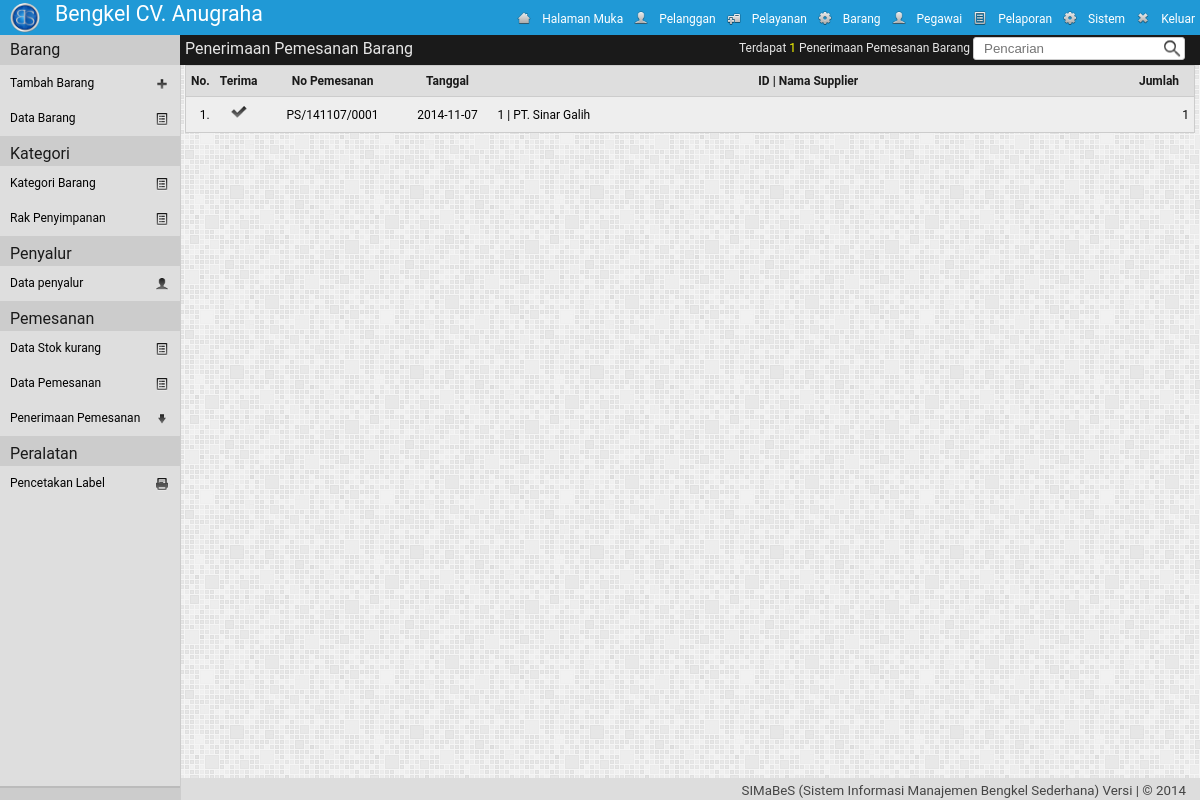
Screenshot of /adm/?mod=barang&h=penerimaan_pembelian (signed in) with the database file from the repository.
### tables this page shows
CREATE TABLE IF NOT EXISTS `pengaturan` (
`id` int(1) NOT NULL,
  `nm_bengkel` varchar(30) NOT NULL,
  `telp1` varchar(30) NOT NULL,
  `telp2` varchar(30) NOT NULL,
  `almt_bengkel` text NOT NULL,
  `logo_bengkel` text NOT NULL,
  `tentang_bengkel` text NOT NULL
);

CREATE TABLE IF NOT EXISTS `akses_pengguna` (
  `kel_id` int(2) NOT NULL,
  `id_menu` int(2) NOT NULL,
  `r` enum('0','1') NOT NULL
);

CREATE TABLE IF NOT EXISTS `menu` (
  `id_menu` int(2) NOT NULL,
  `nm_menu` varchar(20) NOT NULL,
  `class` varchar(10) NOT NULL,
  `links` text NOT NULL,
  `icon` text NOT NULL,
  `value` text NOT NULL
);

CREATE TABLE IF NOT EXISTS `br_pembelian` (
  `no_pes` varchar(25) NOT NULL,
  `tgl_pes` date NOT NULL,
  `id_sup` varchar(25) NOT NULL,
  `total_pembayaran` double NOT NULL,
  `diterima` enum('0','1') NOT NULL,
  `id_pengguna` text NOT NULL,
  `wkt_ubah` datetime NOT NULL
);

CREATE TABLE IF NOT EXISTS `sup_data` (
`id_sup` int(8) NOT NULL,
  `nm_sup` varchar(30) NOT NULL,
  `almt_sup` text NOT NULL,
  `telp_sup` varchar(13) NOT NULL,
  `wkt_ubah` datetime NOT NULL
);

### adm/barang/class.php (called while the page is built, shortened)
<?php
class barang{
	function sunting_penyalur($field,$id_sup){
		$qry = "SELECT * FROM sup_data WHERE id_sup='$id_sup'";
		$hasil = mysql_query($qry);
		$data = mysql_fetch_array($hasil);
		if($field == 'id_sup')
			return $data['id_sup'];
		elseif($field == 'nm_sup')
			return $data['nm_sup'];
		elseif($field == 'almt_sup')
			return $data['almt_sup'];
		elseif($field == 'telp_sup')
			return $data['telp_sup'];
	}
	function tampil_pembelian_detail($select,$where){
		$qry = mysql_query("SELECT $select FROM `br_pembelian_detail`  $where")  or die (mysql_error());
		if(mysql_num_rows($qry)>0){
		while($row = mysql_fetch_array($qry))
			$data[] = $row;
			return $data;
		}
	}
	function tampil_pembelian(){
		if(!empty($_GET['cari'])){
			$qry = "SELECT * FROM `br_pembelian` WHERE no_pes='".$_GET['cari']."' OR id_sup='".$_GET['cari']."' ORDER by wkt_ubah DESC";
		}
		else{
			$qry = "SELECT * FROM `br_pembelian` ORDER by wkt_ubah DESC";
		}
		$hasil = mysql_query($qry)  or die (mysql_error());
		if(mysql_num_rows($hasil)>0){
		while($row = mysql_fetch_array($hasil))
			$data[] = $row;
			return $data;
		}
	}
}
?>

### adm/barang/pembelian_penerimaan.php (the view, shortened to what this page needs)
<?php
	$lokasi='Penerimaan Pemesanan Barang';
	$brg = new barang();
	$baris=0;
	echo '<div class="konten">';
	if(!empty($_GET['no_pes'])){
		$no_pes=$_GET['no_pes'];
		$tampil = $brg->tampil_pembelian();
	echo'
	<div class="lokasi"><label>'.$lokasi.'</label></div>
	<form class="form1" name="fkonten" method="post" action="?mod='.$_GET['mod'].'&h=aksi">
	<div class="alat">';
		$diterima = $brg->sunting_pembelian('diterima',$no_pes);
		if($diterima == 0){echo'<input type="submit" class="simpan" id="sendiri" name="simpan_terima" value="Selesai penerimaan">';}
		else{echo'<a href="?mod='.$_GET['mod'].'&h=penerimaan_pembelian" ><button type="button" class="batal" id="sendiri">Kembali</button></a>';}
	echo'
	</div>
<table cellpadding="5" cellspacing="0" class="table">
	<tr>
		<td width="100px">No Pemesanan</td>
		<td width="10px">:</td>
		<td>'.$no_pes.'</td>
	</tr>
	<tr>
		<td>Supplier</td>
		<td>:</td>
		<td>';
		$id_sup = $brg->sunting_pembelian('id_sup',$no_pes);
		echo $brg->sunting_penyalur('nm_sup',$id_sup); echo'</td>
	</tr>
	</table><br>
	<table cellpadding="5" cellspacing="0" class="table">
	<tr>
	<td colspan="5">';
	if($diterima==1){}
	else{echo'<input type="submit" name="terima" class="tambah" id="sendiri" value="terima">';}
	echo'
	</td>
	</tr>
	<tr id="th">
		<th width="10px">No</th>
		<th width="10px">Terima</th>
		<th width="180px">ID | Kode Barang</th>
		<th>Nama Barang </th>
		<th width="20px">Jumlah</th>
	</tr>';
	$tampil = $brg->tampil_pembelian_detail("*","WHERE no_pes='$no_pes' ");
	$jml = count($tampil);
	if($jml != 0){
		foreach($tampil as $data){
			$baris++;
			$kolom= ($baris%2 == 1)? 'kolom-ganjil' : 'kolom-genap';
		echo'
		<tr class="'.$kolom.'">
		<td align="right">'.$baris.'.</td>
		<td align="center">
			<input type="hidden" name="lokasi" value="'.$lokasi.'">
			<input type="hidden" name="no_pes" value="'.$no_pes.'">
			<input type="hidden" name="id_sup" value="'.$data['id_sup'].'">';
			if($data['diterima']==0){
				echo'
				<input name="item[]" id="item[]" value="'.$data['id_brg'].'" type="checkbox">';
			}
			else{
				echo'<img src="../img/ceklis.png" height="20px" width="20px">';
			}
		echo '</td>
		<td >'.$data['id_brg'].'  | '.$brg->sunting_barang('kode_brg',$data['id_brg']).'</td>
		<td>'.$brg->sunting_barang('nm_brg',$data['id_brg']).'</td>
		<td align="right" >'.$data['jml_brg'].'</td>
	</tr>
		';
		}
	}
}
	else{
	$tampil = $brg->tampil_pembelian();
	$jml = count($tampil);
	echo'
	<div class="lokasi">
		<label>'.$lokasi.'</label>
		<div class="kanan2">
			<form class="form1" action="" method="get" name="fpencarian" id="fpencarian">
			<label>Terdapat <font>'.$jml.' </font>'.$lokasi.'</label>
			<input name="mod" value="'.$_GET['mod'].'" type="hidden" >
			<input name="h" value="'.$_GET['h'].'" type="hidden" >
			<input name="cari" id="cari" size="20" maxlength="50" class="text-pencarian" type="text" value="'; if(!empty($_GET["cari"])){echo $_GET["cari"];} echo '" placeholder="Pencarian " >
			</form>
		</div>
	</div>
	<form name="fkonten" method="post" action="?mod='.$_GET['mod'].'&h=aksi">
	<table cellpadding="5" cellspacing="0" class="table">
	<tr id="th">
		<th align="right" width="10px">No.</th>
		<th align="center" width="10px">Terima</th>
		<th align="center" width="130px">No Pemesanan</th>
		<th align="center" width="80px">Tanggal</th>
		<th>ID | Nama Supplier</th>
		<th align="center" width="60px">Jumlah</th>
	</tr>';
	$baris = 0;
	if($jml>0){
		foreach($tampil as $data){
			$baris++;
			$kolom= ($baris%2 == 1)? 'kolom-ganjil' : 'kolom-genap';
			echo '
	<tr class="'.$kolom.'">
		<td align="right">'.$baris.'.</td>
		<td align="center">
			<a href=?mod='.$_GET['mod'].'&h=penerimaan_pembelian&no_pes='.$data['no_pes'].' title="Terima Pemesanan">';
				if($data['diterima']==0){echo'<img src="../img/bawah.png" height="20px" width="20px">';}
				else{echo'<img src="../img/ceklis.png" height="20px" width="20px">';}
			echo'
			</a>
		</td>
		<td align="center">'.$data['no_pes'].'</td>
		<td align="center">'.$data['tgl_pes'].'</td>
		<td >';
				echo $data['id_sup'].' | '.$brg->sunting_penyalur('nm_sup',$data['id_sup']);
		echo '
		</td>
		<td align="right">	';
				$no_pes = $data['no_pes'];
				echo count($brg->tampil_pembelian_detail("*","WHERE no_pes='$no_pes' "));
		echo'
		</td>
	</tr>';
		}
	echo'
	</table>
	</form>';
	}
	elseif(count($tampil)==0  && !empty($_GET['cari'])){
		echo "<script type='text/javascript'> alert('Pencarian [".$_GET['cari']."] tidak ditemukan');history.back()</script>";
	}
	else{echo "<script type='text/javascript'> alert('Barang kosong');window.location='?mod=barang&h=tambah'</script>";}
}
echo'
</div>
</body>
</html>';
?>

### adm/header.php
<?php
	$qpeng=mysql_query("SELECT * FROM pengaturan  LIMIT 1");
	$dpeng=mysql_fetch_object($qpeng);
	$qmenu="select id_menu  from akses_pengguna where  kel_id='".$_SESSION['kel_id']."' AND r='1' ";
	$dmenu=mysql_query($qmenu) or die (mysql_error());
echo'
<!DOCTYPE html PUBLIC "-//W3C//DTD XHTML 1.0 Strict//EN"
	"http://www.w3.org/TR/xhtml1/DTD/xhtml1-strict.dtd">
<html xmlns="http://www.w3.org/1999/xhtml" xml:lang="en" lang="en">
<head>
<title>'.$aplikasi." | ".strtoupper($_GET['mod']).' | Daily Build</title>
		<link rel="shortcut icon" href="../img/icon.ico" />
		<link rel="stylesheet" type="text/css" href="../styler/header.css">
		<link rel="stylesheet" type="text/css" href="../styler/style.css">
		<link rel="stylesheet" type="text/css" href="../styler/jquery-ui.css">
		<link rel="stylesheet" type="text/css" href="../styler/jquery-ui.theme.css">
		<script type="text/javascript" src="../styler/jquery-1.9.1.js"></script>
		<script type="text/javascript" src="../styler/jquery-ui.js"></script>
		<link rel="stylesheet" type="text/css" href="../styler/toastr.css">
		<script type="text/javascript" src="../styler/toastr.js"></script>
		<script type="text/javascript" src="../styler/toastr_option.js"></script>
		<script type="text/javascript" src="../styler/iframe.js"></script>
		<script type="text/javascript" src="../styler/check-uncheck.js"></script>
		<script src="../styler/tab.js" type="text/javascript"></script>
		<link href="../styler/tab.css" rel="stylesheet" type="text/css" />
</head>
<body >
<div class="header" >
	<div class="kiri">
		<a href="../index.php" target="_blank">
		<div class="logo"><img src="'.$dpeng->logo_bengkel.'"></div>
		<div class="namabengkel" >'.$dpeng->nm_bengkel.'</div></a>
	</div>
	<div class="kanan">
		<ul class="header-nav">';
			while ($dpengku2=mysql_fetch_object($dmenu)){
				$myquery="select *  from menu where id_menu='".$dpengku2->id_menu."'";
				$isi=mysql_query($myquery) or die (mysql_error());
				$dpengku=mysql_fetch_object($isi);
				echo "<a href='$dpengku->links' title='$dpengku->nm_menu' ><li class='$dpengku->class'><img class='img' src='$dpengku->icon'>$dpengku->nm_menu</li></a>";
			}
		echo'
		</ul>
	</div>
</div>
';
?>

### styler/header.css (style rules this page uses)
.header { top: 0px; width: 100%; height: 35px; padding: 0px; margin: 0px; color: #ffffff; background: #2099D6; position: fixed; z-index:1000; }
.kiri { float:left; width:auto; vertical-align:middle; }
.logo { float: left; margin: 3px 10px 5px 10px; padding: 0; vertical-align: middle; }
.logo img { width: 30px; height: 30x; border-radius: 20px; }
.namabengkel { float: left; margin: auto; padding: 5px; text-align: left; font-size: 16pt; color:#ffffff; }
.kanan { height:34px; width:auto; float:right; right: 0px; display: inline; }
.header-nav { list-style: none; margin: 0px; padding: 0px; }
.header-nav li { color:#fff; line-height: 18px; text-indent: 0px; }
.header-nav li img { float: left; margin: 0px 10px 0px 0px ; height: 16px; width: 16px; }
.menu, .keluar { padding :10px 5px 7px 5px ; margin:0; float: left; text-align: center; vertical-align: top; }

### styler/style.css (style rules this page uses)
a { text-decoration: none; }
a:link,a:visited { color: #000000; }
body { font-family: Roboto,Open Sans,Sans, Sans Serif, Calibri, Arial; font-size: 12px; margin: 0px; padding: 0px; background: url('../img/bg.png') repeat; line-height: 1.5em; color: #444; height:100%; }
.konten { width: auto; height: auto; margin: 0 0 50px 180px; padding: 30px 5px 0px 5px; vertical-align:middle; font-size: 12px; color:#000; }
table { width: 100%; height: auto; margin: 0px 0px 10px 0px; border:1px solid #ccc; }
.form1 { float:left; margin-bottom:10px; width:100%; }
label { margin-left:10px; font-size: 12px; }
th { color: #1a1a1a; background: #dedede; border-bottom: solid 1px #ccc; height:20px; padding:5px; margin:0px; font-size: 12px; }
td { min-height:30px; }
.kolom-ganjil { background:#EEEEEE; }
table { background:#eee; }
.text-pencarian { border: 1px solid #ccc; border-radius: 3px; background: url(../img/pencarian.png) no-repeat right ; background-color:#fff; color: #000000; margin:0px; padding: 3px 23px 3px 10px; vertical-align:middle; }
.lokasi { top:35px; left:180px; margin:0px 0px 5px 0px; padding:5px; height:20px; vertical-align:middle; color:#E5E5E5; position:fixed; width:100%; float:right; z-index:999; background: #1A1A1A; }
.lokasi > label { font-size:12pt; margin:0px; }
.kanan2 { width:auto; float:right; top:2px; right: 205px; position: absolute; vertical-align:middle; }
.kanan2 font { color:#FFFF00; }

### rows the page displays
pengaturan: logo_bengkel (picture), nm_bengkel "Bengkel CV. Anugraha"
akses_pengguna: id_menu.icon (picture), id_menu.nm_menu "Halaman Muka"
akses_pengguna: id_menu.icon (picture), id_menu.nm_menu "Pelanggan"
akses_pengguna: id_menu.icon (picture), id_menu.nm_menu "Pelayanan"
akses_pengguna: id_menu.icon (picture), id_menu.nm_menu "Barang"
akses_pengguna: id_menu.icon (picture), id_menu.nm_menu "Pegawai"
akses_pengguna: id_menu.icon (picture), id_menu.nm_menu "Pelaporan"
akses_pengguna: id_menu.icon (picture), id_menu.nm_menu "Sistem"
akses_pengguna: id_menu.icon (picture), id_menu.nm_menu "Keluar"
br_pembelian: no_pes "PS/141107/0001", tgl_pes "2014-11-07", id_sup "1", id_sup.nm_sup "PT. Sinar Galih", tampil_pembelian_detail "1"

### other values shown
$lokasi "Penerimaan Pemesanan Barang"
$jml "1"
